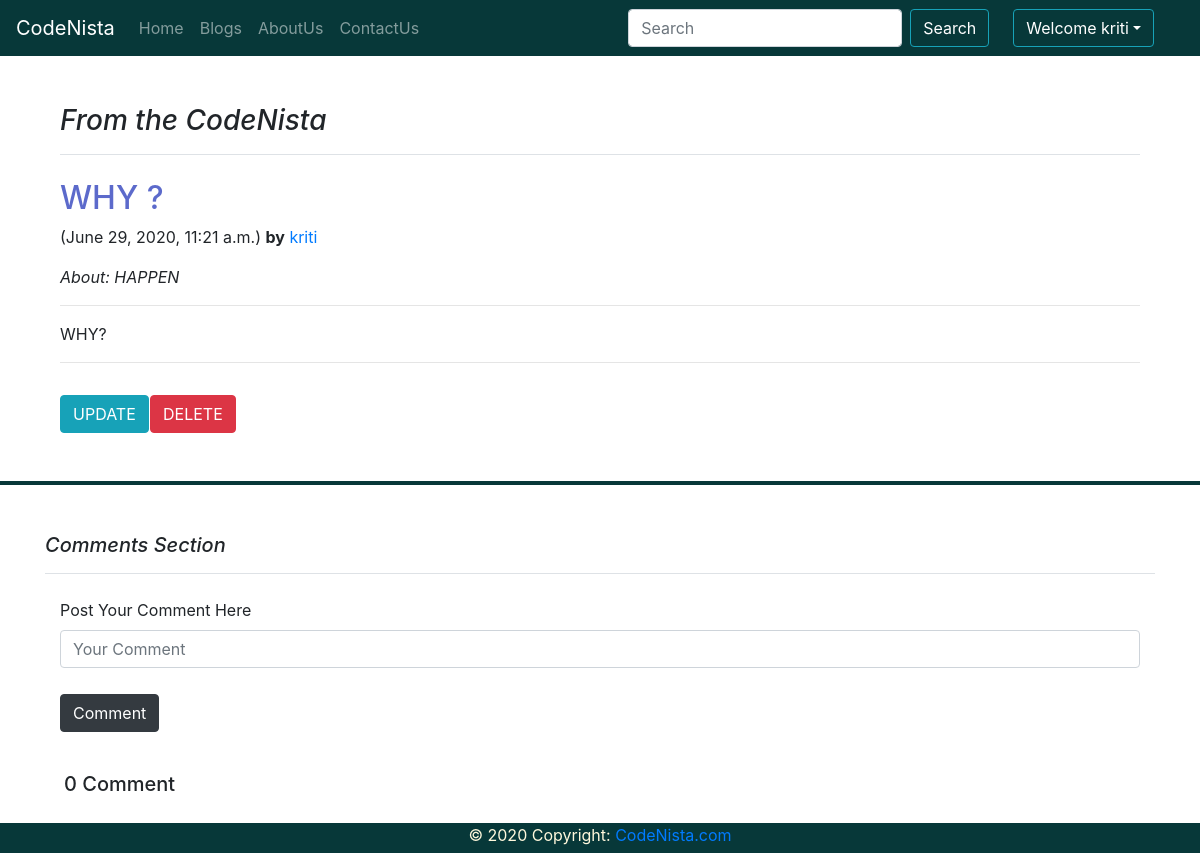
The page /blog/kritiWHY (signed in) on the database its author committed.
### blog/models.py (models this page shows, shortened)
class Post(models.Model):
    sno = models.AutoField(primary_key=True)
    title = models.CharField(max_length=255)
    summary = models.CharField(max_length=300)
    content = models.TextField()
    author = models.CharField(max_length=20)
    slug = models.CharField(max_length=500)
    timestamp = models.DateTimeField(default=now,blank=True)

### blog/views.py (the view, shortened to what this page needs)
# urls.py: path('<str:slug>',views.blogpost,name='blogpost')
def blogpost(request,slug):
    if not request.user.is_anonymous:
        post = Post.objects.filter(slug=slug).first()
        if str(request.user)==str(post.author):
            posttitle = post.title
            posttitle = posttitle.upper()
            pcomments = BlogComment.objects.filter(post=post,parent=None)
            replies = BlogComment.objects.filter(post=post).exclude(parent=None)
            dReply = {}
            for reply in replies:
                if reply.parent.sno not in dReply.keys():
                    dReply[reply.parent.sno] = [reply]
                else:
                    dReply[reply.parent.sno].append(reply)
            ipposts = PostView.objects.filter(post=post)
            context={
                'post':post,
                'title':posttitle,
                'pcomments': pcomments,
                'dReply' : dReply,
                'views' : len(ipposts)
            }
            return render(request,'blog/mysingleblog.html',context)

### templates/blog/mysingleblog.html (shortened to what this page needs)
{% extends 'base.html' %}
{% load humanize %}
{% load extras %}
{% block body %}
    <div class="container">
        <div class="col-sm mt-5 blog-main">
            <h3 class="pb-3 mb-4 font-italic text-brown border-bottom">
                From the CodeNista
            </h3>
            <div class="blog-post">
                <h2 class="blog-post-title" style="color:#5c6acb">{{title}}</h2>
                <p class="blog-post-meta">({{post.timestamp}}) <b>by</b> <a href="/blog/{{post.slug}}">{{post.author}}</a></p>
                {% if post.summary %}
                <p class="font-italic">About: {{post.summary}}</p>
                {% endif %}
                <hr>
                <div class="preview">
                  <p class="align-middle" style="text-align:justify">{{post.content|safe}}</p>
                </div>
            </div>
            <hr>
        </div>
        <div class=" row col-sm">
            <div class='col-sm-1'>
              <form method='post' action="/blog/updateaction" class='inline'>
                  <button class="btn btn-info mt-3"> UPDATE </button>
              </form>
            </div>
            <div class="col-sm-1 mt-3 ">
              <form method='post' action="/blog/deleteaction" class='inline'>
                  <button class="btn btn-danger"> DELETE </button>
              </form>
            </div>
        </div>
    </div>
    <div class="mt-5">
    <hr style="border:2px solid #073839">
    </div>
    <div class="container mt-5">
        <h5 class="pb-3 mb-4 font-italic border-bottom">
            Comments Section
        </h5>
    </div>
    {% if user.is_authenticated %}
    <div class="container">
        <form class="form-group mt-4" action="postcomment" method="POST">
            <div class="form-group col-sm mb-2">
              <label for="comment" >Post Your Comment Here</label>
              <input type="text" class="form-control" id="comment" name="comment" aria-describedby="comment" placeholder="Your Comment">
            </div>
            <div class="form-group col-sm mb-2">
            </div>
            <div class="form-group col-sm mb-2">
            </div>
            <div class="form-group col-sm mb-2">
              <button type="submit" class="btn btn-dark mb-4">Comment</button>
            </div>
        </form>
    </div>
    {% endif %}
  <div class="container">
    <div class="row col-sm ml-1">
        {% if pcomments.count < 2 %}
            <h5>{{pcomments.count}} Comment</h5>
        {% else %}
            <h5>{{pcomments.count}} Comments</h5>
        {% endif %}
    </div>
    <div class="container col-xs-12 col-sm-12 mb-5">
   </div>
{% endblock body %}

### templates/navbar.html (shortened to what this page needs)
<nav class="navbar navbar-expand-lg navbar-dark" style="background-color:#073839">
    <a class="navbar-brand" href="/">CodeNista</a>
    <div class="collapse navbar-collapse" id="navbarSupportedContent">
      <ul class="navbar-nav mr-auto">
        <li class="nav-item">
          <a class="nav-link" href="/">Home <span class="sr-only">(current)</span></a>
        </li>
        <li class="nav-item">
          <a class="nav-link" href="/blog/">Blogs</a>
        </li>
        <li class="nav-item">
          <a class="nav-link" href="/about/">AboutUs</a>
        </li>
        <li class="nav-item">
          <a class="nav-link" href="/contact/">ContactUs</a>
        </li>
      </ul>
      <form method="get" action="/search" class="form-inline my-2 my-lg-0">
        <input class="form-control mr-sm-2" type="search" placeholder="Search" name="search" id="search" aria-label="Search">
        <button class="btn btn-outline-info my-2 mr-2 my-sm-0" style="color:white" type="submit">Search</button>
      </form>
      {% if user.is_authenticated %}
      <ul class="navbar-nav ml-2" style='margin-right:30px'>
        <li class="nav-item dropdown">
        <a class="dropdown-toggle ml-2 btn btn-outline-info" style="color:white" href="#" id="navbarDropdown" role="button" data-toggle="dropdown" aria-haspopup="true" aria-expanded="false">Welcome {{user.username}}</a>
        </li>
      </ul>
      {% endif %}
    </div>
  </nav>

### rows shown on the page
Post: title "WHY ?", timestamp "June 29, 2020, 11:21 a.m.", author "kriti", summary "HAPPEN", content "WHY?"

### other values the page prints
{{ user.username }} "kriti"
{{ pcomments.count }} "0"
